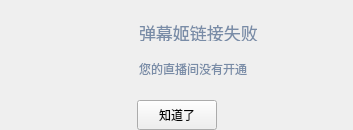
<?xml version="1.0" encoding="UTF-8"?>
<ui version="4.0">
 <class>OperTipLinkErrorSimpleContentWgt</class>
 <widget class="QWidget" name="OperTipLinkErrorSimpleContentWgt">
  <property name="geometry">
   <rect>
    <x>0</x>
    <y>0</y>
    <width>353</width>
    <height>130</height>
   </rect>
  </property>
  <property name="minimumSize">
   <size>
    <width>353</width>
    <height>130</height>
   </size>
  </property>
  <property name="maximumSize">
   <size>
    <width>353</width>
    <height>130</height>
   </size>
  </property>
  <property name="windowTitle">
   <string>Form</string>
  </property>
  <layout class="QVBoxLayout" name="verticalLayout_3">
   <property name="spacing">
    <number>0</number>
   </property>
   <property name="leftMargin">
    <number>0</number>
   </property>
   <property name="topMargin">
    <number>0</number>
   </property>
   <property name="rightMargin">
    <number>0</number>
   </property>
   <property name="bottomMargin">
    <number>0</number>
   </property>
   <item>
    <layout class="QHBoxLayout" name="horizontalLayout_2">
     <property name="spacing">
      <number>0</number>
     </property>
     <item>
      <spacer name="horizontalSpacer_4">
       <property name="orientation">
        <enum>Qt::Horizontal</enum>
       </property>
       <property name="sizeType">
        <enum>QSizePolicy::Fixed</enum>
       </property>
       <property name="sizeHint" stdset="0">
        <size>
         <width>23</width>
         <height>20</height>
        </size>
       </property>
      </spacer>
     </item>
     <item>
      <widget class="QLabel" name="OperTipLinkFailPic">
       <property name="minimumSize">
        <size>
         <width>92</width>
         <height>92</height>
        </size>
       </property>
       <property name="maximumSize">
        <size>
         <width>92</width>
         <height>92</height>
        </size>
       </property>
       <property name="text">
        <string/>
       </property>
       <property name="pixmap">
        <pixmap resource="../BiLiOBS.qrc">:/OperTip/question</pixmap>
       </property>
      </widget>
     </item>
     <item>
      <spacer name="horizontalSpacer_5">
       <property name="orientation">
        <enum>Qt::Horizontal</enum>
       </property>
       <property name="sizeType">
        <enum>QSizePolicy::Fixed</enum>
       </property>
       <property name="sizeHint" stdset="0">
        <size>
         <width>24</width>
         <height>20</height>
        </size>
       </property>
      </spacer>
     </item>
     <item>
      <layout class="QVBoxLayout" name="verticalLayout_2">
       <property name="spacing">
        <number>0</number>
       </property>
       <item>
        <spacer name="verticalSpacer_7">
         <property name="orientation">
          <enum>Qt::Vertical</enum>
         </property>
         <property name="sizeHint" stdset="0">
          <size>
           <width>20</width>
           <height>40</height>
          </size>
         </property>
        </spacer>
       </item>
       <item>
        <widget class="QLabel" name="OperTipLinkFailMsg">
         <property name="minimumSize">
          <size>
           <width>0</width>
           <height>17</height>
          </size>
         </property>
         <property name="maximumSize">
          <size>
           <width>16777215</width>
           <height>17</height>
          </size>
         </property>
         <property name="styleSheet">
          <string notr="true">font-size:17px;
font-family:&quot;Microsoft YaHei&quot;;
color:rgb(121, 140, 167);</string>
         </property>
         <property name="text">
          <string>弹幕姬链接失败</string>
         </property>
         <property name="alignment">
          <set>Qt::AlignLeading|Qt::AlignLeft|Qt::AlignVCenter</set>
         </property>
        </widget>
       </item>
       <item>
        <spacer name="verticalSpacer_8">
         <property name="orientation">
          <enum>Qt::Vertical</enum>
         </property>
         <property name="sizeType">
          <enum>QSizePolicy::Fixed</enum>
         </property>
         <property name="sizeHint" stdset="0">
          <size>
           <width>20</width>
           <height>22</height>
          </size>
         </property>
        </spacer>
       </item>
       <item>
        <widget class="QLabel" name="OperTipLinkFailDetail">
         <property name="minimumSize">
          <size>
           <width>0</width>
           <height>12</height>
          </size>
         </property>
         <property name="maximumSize">
          <size>
           <width>16777215</width>
           <height>12</height>
          </size>
         </property>
         <property name="styleSheet">
          <string notr="true">font-size:12px;
font-family:&quot;Microsoft YaHei&quot;;
color:rgb(121, 140, 167);</string>
         </property>
         <property name="text">
          <string>您的直播间没有开通</string>
         </property>
        </widget>
       </item>
       <item>
        <spacer name="verticalSpacer_9">
         <property name="orientation">
          <enum>Qt::Vertical</enum>
         </property>
         <property name="sizeHint" stdset="0">
          <size>
           <width>20</width>
           <height>40</height>
          </size>
         </property>
        </spacer>
       </item>
      </layout>
     </item>
     <item>
      <spacer name="horizontalSpacer_6">
       <property name="orientation">
        <enum>Qt::Horizontal</enum>
       </property>
       <property name="sizeHint" stdset="0">
        <size>
         <width>40</width>
         <height>20</height>
        </size>
       </property>
      </spacer>
     </item>
    </layout>
   </item>
   <item>
    <spacer name="verticalSpacer_3">
     <property name="orientation">
      <enum>Qt::Vertical</enum>
     </property>
     <property name="sizeHint" stdset="0">
      <size>
       <width>20</width>
       <height>1</height>
      </size>
     </property>
    </spacer>
   </item>
   <item>
    <layout class="QHBoxLayout" name="horizontalLayout_10">
     <property name="spacing">
      <number>0</number>
     </property>
     <item>
      <spacer name="horizontalSpacer_24">
       <property name="orientation">
        <enum>Qt::Horizontal</enum>
       </property>
       <property name="sizeHint" stdset="0">
        <size>
         <width>40</width>
         <height>20</height>
        </size>
       </property>
      </spacer>
     </item>
     <item>
      <widget class="QPushButton" name="OperTipHaveKnowBtn">
       <property name="minimumSize">
        <size>
         <width>80</width>
         <height>30</height>
        </size>
       </property>
       <property name="maximumSize">
        <size>
         <width>80</width>
         <height>30</height>
        </size>
       </property>
       <property name="text">
        <string>知道了</string>
       </property>
      </widget>
     </item>
     <item>
      <spacer name="horizontalSpacer_26">
       <property name="orientation">
        <enum>Qt::Horizontal</enum>
       </property>
       <property name="sizeHint" stdset="0">
        <size>
         <width>40</width>
         <height>20</height>
        </size>
       </property>
      </spacer>
     </item>
    </layout>
   </item>
  </layout>
 </widget>
 <resources>
  <include location="../BiLiOBS.qrc"/>
  <include location="../../../../workspace/biliobs-win-bak/biliobs/resources/BiLiOBS.qrc"/>
 </resources>
 <connections/>
</ui>
